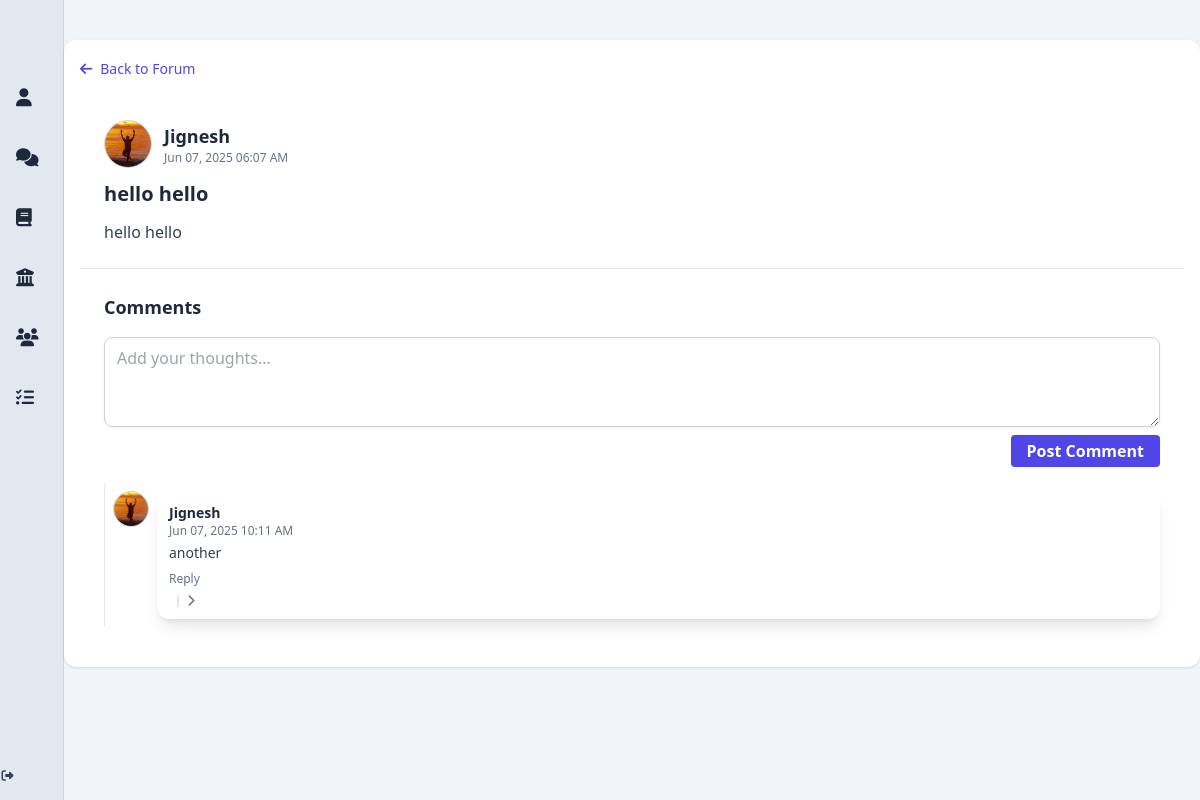
Page /post/7 on the committed database.
### app/models.py (models this page shows, shortened)
class User(db.Model, UserMixin):
    __tablename__ = 'users'
    id = db.Column(db.Integer, primary_key=True)
    display_name = db.Column(db.String(100))
    student_number = db.Column(db.String(50), unique=True, nullable=False)
    email = db.Column(db.String(120), unique=True, nullable=False)
    password_hash = db.Column(db.String(128), nullable=False)
    bio = db.Column(db.Text)
    job_title = db.Column(db.String(100))
    phone = db.Column(db.String(20))
    university = db.Column(db.String(100))
    faculty = db.Column(db.String(100))
    major = db.Column(db.String(100))
    quote = db.Column(db.Text)
    skills = db.Column(db.Text)
    profile_picture = db.Column(db.String(255))
    cover_picture = db.Column(db.String(255))
    created_at = db.Column(db.DateTime, default=db.func.now())
    committees = db.relationship('Committee', secondary=user_committees, backref='members', lazy='dynamic')
    posts = db.relationship('Post', backref='author', cascade='all, delete-orphan', passive_deletes=True, lazy='dynamic')
    comments = db.relationship('Comment', backref='author', cascade='all, delete-orphan', passive_deletes=True, lazy='dynamic')
    liked_posts = db.relationship('Post', secondary=post_likes, backref=db.backref('likers', lazy='dynamic'))
    @property
    def skills_list(self):
        return [skill.strip() for skill in self.skills.split(',')] if self.skills else []

class Post(db.Model):
    __tablename__ = 'posts'
    id = db.Column(db.Integer, primary_key=True)
    title = db.Column(db.String(200))
    content = db.Column(db.Text, nullable=False)
    image_url = db.Column(db.String(255))
    created_at = db.Column(db.DateTime, default=db.func.now())
    user_id = db.Column(db.Integer, db.ForeignKey('users.id', ondelete='CASCADE', name='fk_posts_user_id'), nullable=False)
    committee_id = db.Column(db.Integer, db.ForeignKey('committees.id', ondelete='SET NULL', name='fk_posts_committee_id'), nullable=True)
    committee = db.relationship('Committee', backref='posts', lazy='joined')
    comments = db.relationship('Comment', backref='post', cascade='all, delete-orphan', passive_deletes=True, lazy='dynamic')

class Comment(db.Model):
    __tablename__ = 'comments'
    id = db.Column(db.Integer, primary_key=True)
    content = db.Column(db.Text, nullable=False)
    created_at = db.Column(db.DateTime, default=db.func.now())
    post_id = db.Column(db.Integer, db.ForeignKey('posts.id', ondelete='CASCADE', name='fk_comments_post_id'), nullable=False)
    user_id = db.Column(db.Integer, db.ForeignKey('users.id', ondelete='CASCADE', name='fk_comments_user_id'), nullable=False)
    parent_id = db.Column(db.Integer, db.ForeignKey('comments.id', ondelete='CASCADE', name='fk_comments_parent_id'), nullable=True)
    replies = db.relationship(
        'Comment',
        backref=db.backref('parent', remote_side=[id]),
        cascade='all, delete-orphan',
        passive_deletes=True
    )

### app/routes.py (the view)
@bp.route('/post/<int:post_id>')
def post_thread(post_id):
    post = Post.query.get_or_404(post_id)
    comments = Comment.query.filter_by(post_id=post_id, parent_id=None).order_by(Comment.created_at.asc()).all()
    return render_template('post_threadUI.html', post=post, comments=comments)

### app/templates/post_threadUI.html (shortened to what this page needs)
{% extends "base.html" %}
{% block content %}
<div class="w-full bg-slate-100 min-h-screen py-6">
  <div class="mx-auto my-4 p-4 w-full max-w-6xl bg-white rounded-xl shadow overflow-hidden">
    <div class="mb-4">
      <a href="{{ url_for('routes.post_forum') }}"
         class="inline-flex items-center gap-2 text-sm font-medium text-indigo-600 hover:text-indigo-800 transition">
        <i class="fas fa-arrow-left"></i> Back to Forum
      </a>
    </div>
    <div class="p-6 flex flex-col gap-3 border-b border-slate-200">
      <div class="flex items-center gap-3">
        <a href="{{ url_for('routes.profile', user_id=post.author.id) }}">
          <img src="{{ post.author.profile_picture or 'https://cdn-icons-png.flaticon.com/512/149/149071.png' }}"
               alt="Profile picture"
               class="w-12 h-12 rounded-full object-cover border border-slate-300" />
        </a>
        <div>
          <a href="{{ url_for('routes.profile', user_id=post.author.id) }}" class="hover:underline">
            <h3 class="text-lg font-semibold text-slate-800">{{ post.author.display_name or 'Anonymous' }}</h3>
          </a>
          <p class="text-xs text-slate-500">{{ post.created_at.strftime('%b %d, %Y %I:%M %p') }}</p>
        </div>
      </div>
      <h2 class="text-xl font-bold text-slate-800">{{ post.title or 'Untitled Post' }}</h2>
      <p class="text-slate-700 text-base">{{ post.content }}</p>
    </div>
    <div class="p-6 flex flex-col gap-4">
      <h2 class="text-lg font-semibold text-slate-800">Comments</h2>
      <form id="commentForm" class="flex flex-col gap-2">
        <textarea id="commentContent" name="content" rows="3" placeholder="Add your thoughts..."
          class="w-full border border-slate-300 rounded-lg shadow-sm px-3 py-2 focus:ring focus:ring-indigo-200 focus:border-indigo-400 outline-none transition"></textarea>
        <button type="submit"
          class="self-end bg-indigo-600 hover:bg-indigo-700 text-white font-semibold px-4 py-1 rounded shadow-sm transition">Post
          Comment</button>
      </form>
      <div id="commentsContainer" class="space-y-4">
        {% macro render_comment(comment, level=0, is_reply=False) %}
        <div class="pl-{{ (level + 2) ~ '' }} py-2 border-l border-slate-200">
          <div class="flex gap-2 items-start">
            <a href="{{ url_for('routes.profile', user_id=comment.author.id) }}">
              <img src="{{ comment.author.profile_picture or 'https://cdn-icons-png.flaticon.com/512/149/149071.png' }}"
                   alt="Profile picture"
                   class="w-9 h-9 rounded-full object-cover border border-slate-300 shrink-0" />
            </a>
            <div class="flex-1 rounded-xl p-3 transition {{ level == 0 and 'bg-white shadow-lg hover:shadow-2xl' or 'bg-white shadow hover:shadow-md' }}">
              <a href="{{ url_for('routes.profile', user_id=comment.author.id) }}" class="hover:underline">
                <h4 class="text-sm font-semibold text-slate-800">{{ comment.author.display_name or 'Anonymous' }}</h4>
              </a>
              <p class="text-xs text-slate-500">{{ comment.created_at.strftime('%b %d, %Y %I:%M %p') }}</p>
              <p class="text-slate-700 text-sm mt-1">
                {{ comment.content }}
              </p>
              <div class="flex justify-between items-center mt-2 text-xs text-slate-500">
                <button onclick="toggleReplyForm(this)" class="hover:text-indigo-600 transition">Reply</button>
              </div>
              {% if comment.replies %}
              <div class="ml-2 mt-2 border-l-2 border-slate-200 pl-2">
                <button class="toggle-replies-btn text-xs text-slate-500 hover:text-indigo-600 flex items-center gap-1 transition"
                  onclick="toggleReplies(this)">
                  <i class="fas fa-chevron-right transition-transform"></i>
                </button>
              </div>
              {% endif %}
            </div>
          </div>
        </div>
        {% endmacro %}
        {% for comment in comments %}
        {{ render_comment(comment) }}
        {% endfor %}
      </div>
    </div>
  </div>
</div>
{% endblock %}

### rows in the picture
User: author (picture), author "Jignesh"
Post: created_at "Jun 07, 2025 06:07 AM", title "hello hello", content "hello hello"
Comment: author (picture), author "Jignesh", created_at "Jun 07, 2025 10:11 AM", content "another"
